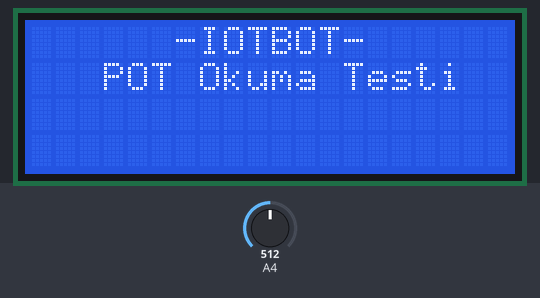
The sketch below on a simulated Arduino Mega 2560, built with avr-gcc and run on an emulated ATmega2560. Parts: 20×4 character LCD. Inputs (shaded band) come from the test bench; at power-on: A4 = 512. What the sketch prints to the serial monitor is not drawn.

Above: at 3.2 s.
At 5.3 s:
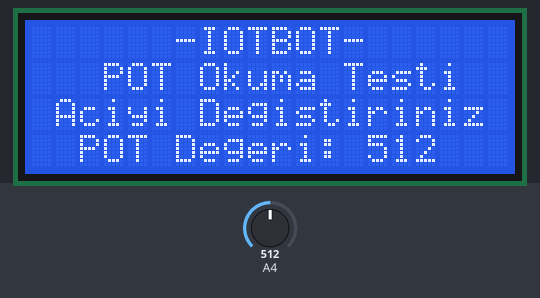
5.4 s: A4 set to 716
At 6.4 s:
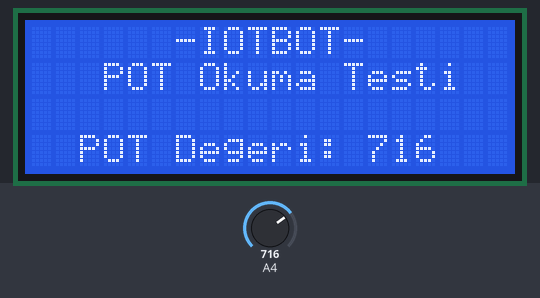
8.4 s: A4 set to 900
At 9.1 s:
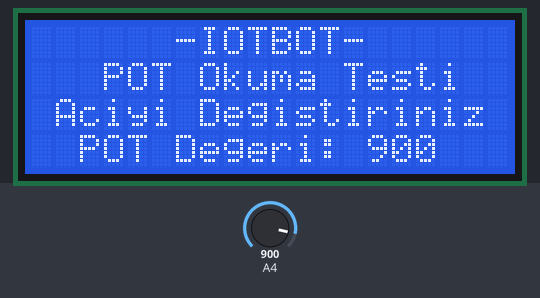
11.4 s: A4 set to 1023
At 12.9 s:
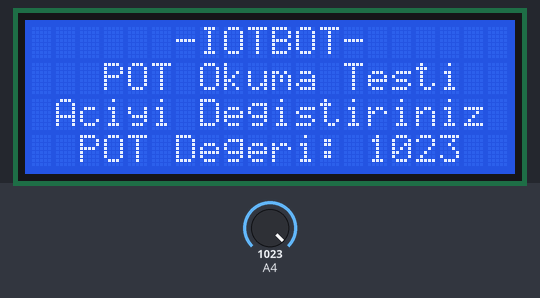
Timing chart, 0 to 14.4 s (numbered marks = the images above; inputs shaded):
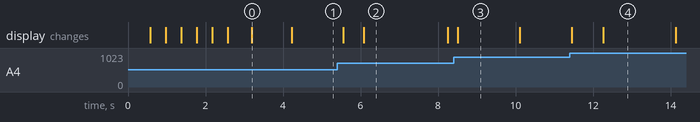

The sketch:

IoT_BOT_Potansiyometre.ino
```cpp
/*
                                    ///////////////////////////////////////////////////////
                                    /////////   IoT BOT Test Yazılımları Serisi   /////////
                                    ///////////////////////////////////////////////////////
                                             POTANSIYOMETRE (Ayarlanabilir Direnç)
*/

//---------------------------------------                HADİ KODLAYALIM...           ------------------------------------------------------

//---------------------------------------   // İLK TANIMLAMALAR VE KÜTÜPHANE EKLEME   ------------------------------------------------------

int PotPini = 36;                                     // Potansiyometremizin bağlı olduğu pini tanımladık.
int PotDegeri;                                        // Potansiyometreden okunan değerleri integer(Tam sayı) olarak tanımladık.

int i = 0;                                            // Gidip gelen yazının animasyonu için oluşturulan değişken.

#include <Wire.h>                                     // I2C iletişim protokolünü kullanabilmek için gerekli kütüphaneyi ekliyoruz.
#include <LiquidCrystal_I2C.h>                        // LCD ekran için gerekli olan kütüphaneyi ekliyoruz.
LiquidCrystal_I2C lcd(0x27, 20, 4);                   // LCD ekranımızın özelliklerini giriyoruz.

//---------------------------------------   // SADECE İLK AÇILIŞTA BİR KERE ÇALIŞACAK KISIM   ---------------------------------------------

void setup()
{
  Serial.begin(115200);                               // Seri haberleşmeyi "115200" bandında başlattık.
  lcd.init();                                         // LCD ekranı başlatma komutu gönderiyoruz.
  lcd.backlight();                                    // LCD ekranın arka plan aydınlatma ışığını açıyoruz.

  giris_animasyon();

  Serial.println("     IoT BOT    ");                 // Seri ekrana bilgilendirme mesajı gönderdik.
  Serial.println("Potansiyometre Testi...");

  pinMode(PotPini,  INPUT);                           // Potansiyometreyi veri aldığı için giriş olarak belirledik.
}

//---------------------------------------   // SÜREKLİ ÇALIŞACAK DÖNGÜ İÇİNDEKİ KISIM   ----------------------------------------------------

void loop()
{
  PotDegeri = analogRead(PotPini);          // Encoderdan sürekli analog olarak değer okuma komutu veriyoruz.

  Serial.print("Okunan Değer: ");                     // Seri ekrana bilgilendirme mesajı gönderdik.
  Serial.println(PotDegeri);                          // Okuduğumuz değeri seri ekrana bilgilendirme mesajı olarak gönderdik.

  lcd.setCursor(2, 3);                                // İmleci, yazmak istediğimiz koordinata yönlendiriyoruz.
  lcd.print("POT Degeri: ");                          // Ekranda yazmasını istediğimiz yazıları yolluyoruz.
  lcd.print(PotDegeri);                             // Ekranda yazmasını istediğimiz yazıları yolluyoruz.

  yan_son_yazi();

  delay(100);                                         // Daha kesin bir ölçüm yapabilmek için,
                                                      // her okumadan sonra saniyenin onda biri kadar
                                                      // bekleme süresi ekledik.
}

void giris_animasyon()                                // Giriş animasyonunu hazırlıyoruz.
{
  lcd.clear();
  delay(500);
  lcd.setCursor(7, 0);
  lcd.print("I");
  delay(400);
  lcd.setCursor(8, 0);
  lcd.print("O");
  delay(400);
  lcd.setCursor(9, 0);
  lcd.print("T");
  delay(400);
  lcd.setCursor(10, 0);
  lcd.print("B");
  delay(400);
  lcd.setCursor(11, 0);
  lcd.print("O");
  delay(400);
  lcd.setCursor(12, 0);
  lcd.print("T");
  delay(600);

  lcd.setCursor(6, 0);
  lcd.print("-");
  lcd.setCursor(13, 0);
  lcd.print("-");

  lcd.setCursor(3, 1);
  lcd.print("POT Okuma Testi");
  delay(1000);
}

void yan_son_yazi()                                     // Yanıp sönen bilgilendirme mesajını hazırlıyoruz.
{
  i = i + 1;
  if (i < 15)
  {
    lcd.setCursor(1, 2);                                // İmleci, yazmak istediğimiz koordinata yönlendiriyoruz.
    lcd.print("Aciyi Degistiriniz");                    // Ekranda yazmasını istediğimiz yazıları yolluyoruz.
  }
  if (i >= 15)
  {
    lcd.setCursor(1, 2);                                // İmleci, yazmak istediğimiz koordinata yönlendiriyoruz.
    lcd.print("                     ");                 // Ekranda yazmasını istediğimiz yazıları yolluyoruz.
  }
  if (i == 30)
  {
    i = 0;
  }
}
```

Measured:
- after the input at 5.4 s, the display: first changes after 0.15 s (image 2 shows a later state)
- after the input at 8.4 s, the display: changes after 0.11 s (image 3)
- after the input at 11.4 s, the display: first changes after 0.06 s (image 4 shows a later state)
- what the display in image 0 shows lasts 1.0 s, from 3.2 s to 4.2 s
- what the display in image 2 shows lasts 2.1 s, from 6.1 s to 8.2 s
- what the display in image 3 shows lasts 1.6 s, from 8.5 s to 10.1 s
